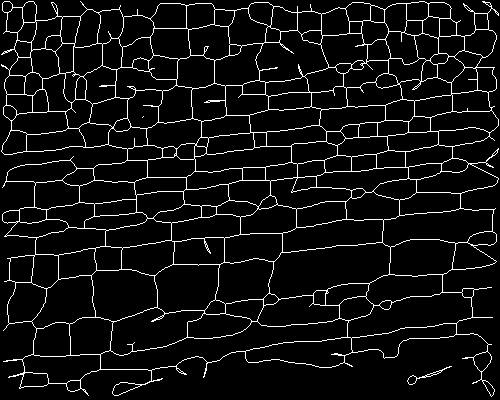
#> input picture connected_skeletons/2-1_connected.png, 500 x 400 px
$ python -i connect_endpoints.py   (imports and definitions only)
#> lines starting #> are read from the running program, lines starting #| are printed output that depends on the picture
from PIL import Image
import numpy as np
import matplotlib.pyplot as plt
from scipy.ndimage import binary_dilation, binary_erosion
from skimage.morphology import skeletonize
import cv2
import glob
import os

def find_endpoints(skeleton):
    """Find endpoints of the skeleton."""
    kernel = np.array([[1, 1, 1],
                       [1, 0, 1],
                       [1, 1, 1]], dtype=np.uint8)
    neighbor_count = cv2.filter2D(skeleton.astype(np.uint8), -1, kernel)
    endpoints = (skeleton == 1) & (neighbor_count == 1)
    y_coords, x_coords = np.where(endpoints)
    return list(zip(x_coords, y_coords))

def find_intersection_points(skeleton):
    """Find intersection points (junctions) in the skeleton."""
    kernel = np.array([[1, 1, 1],
                       [1, 0, 1],
                       [1, 1, 1]], dtype=np.uint8)
    neighbor_count = cv2.filter2D(skeleton.astype(np.uint8), -1, kernel)
    intersections = (skeleton == 1) & (neighbor_count > 2)
    y_coords, x_coords = np.where(intersections)
    return list(zip(x_coords, y_coords))

def get_neighbors(point, skeleton):
    """Get all skeleton neighbors of a point."""
    x, y = point
    neighbors = []
    for dx in [-1, 0, 1]:
        for dy in [-1, 0, 1]:
            if dx == 0 and dy == 0:
                continue
            nx, ny = x + dx, y + dy
            if (0 <= ny < skeleton.shape[0] and 0 <= nx < skeleton.shape[1] and
                skeleton[ny, nx] == 1):
                neighbors.append((nx, ny))
    return neighbors

def trace_branch_from_endpoint(endpoint, skeleton, max_length=50):
    """Trace a branch from an endpoint to get its direction and length."""
    path = [endpoint]
    current = endpoint
    visited = {current}

    while len(path) < max_length:
        neighbors = get_neighbors(current, skeleton)
        unvisited_neighbors = [n for n in neighbors if n not in visited]

        if len(unvisited_neighbors) == 0:
            break
        elif len(unvisited_neighbors) == 1:
            current = unvisited_neighbors[0]
            visited.add(current)
            path.append(current)
        else:
            # Hit a junction, stop here
            break

    return path

def get_branch_direction(branch_path):
    """Get the direction vector of a branch from its path."""
    if len(branch_path) < 2:
        return None

    # Use weighted average focusing on the last part of the branch
    if len(branch_path) <= 3:
        # Short branch - use simple direction
        start = branch_path[0]
        end = branch_path[-1]
        dx = end[0] - start[0]
        dy = end[1] - start[1]
    else:
        # Longer branch - use weighted direction with emphasis on endpoint
        dx_sum = 0
        dy_sum = 0
        total_weight = 0

        for i in range(len(branch_path) - 1):
            # Weight increases towards the endpoint
            weight = (i + 1) ** 2  # Quadratic weighting
            p1 = branch_path[i]
            p2 = branch_path[i + 1]

            segment_dx = p2[0] - p1[0]
            segment_dy = p2[1] - p1[1]

            dx_sum += segment_dx * weight
            dy_sum += segment_dy * weight
            total_weight += weight

        if total_weight > 0:
            dx = dx_sum / total_weight
            dy = dy_sum / total_weight
        else:
            return None

    # Normalize
    length = np.sqrt(dx**2 + dy**2)
    if length == 0:
        return None

    return (dx / length, dy / length)

def is_in_search_cone(from_point, to_point, direction, cone_angle_degrees=120):
    """Check if to_point is within the search cone from from_point in the given direction."""
    if direction is None:
        return True  # If no direction, allow all angles

    # Vector from from_point to to_point
    dx = to_point[0] - from_point[0]
    dy = to_point[1] - from_point[1]

    # Normalize
    length = np.sqrt(dx**2 + dy**2)
    if length == 0:
        return False

    dx /= length
    dy /= length

    # Calculate angle between direction and vector to target
    dot_product = direction[0] * dx + direction[1] * dy

    # Clamp dot product to valid range for arccos
    dot_product = np.clip(dot_product, -1.0, 1.0)
    angle_radians = np.arccos(dot_product)
    angle_degrees = np.degrees(angle_radians)

    return angle_degrees <= cone_angle_degrees / 2

def find_closest_endpoint_in_cone(endpoint, branch_path, all_endpoints, all_intersections, skeleton, baseline_distance=25):
    """Find the closest endpoint or intersection within the search cone."""
    branch_length = len(branch_path)
    direction = get_branch_direction(branch_path)

    # Calculate maximum search distance based on branch length
    max_search_distance = max(baseline_distance, int(branch_length * 1.5))

    print(f"    Endpoint at {endpoint}: branch length {branch_length}, max search {max_search_distance}")

    best_target = None
    min_distance = float('inf')
    target_type = None

    # Check all endpoints
    for other_endpoint in all_endpoints:
        if other_endpoint == endpoint:
            continue

        # Calculate distance
        distance = np.sqrt((other_endpoint[0] - endpoint[0])**2 +
                          (other_endpoint[1] - endpoint[1])**2)

        # Skip if too far
        if distance > max_search_distance:
            continue

        # Check if in search cone (120 degrees)
        if not is_in_search_cone(endpoint, other_endpoint, direction, cone_angle_degrees=120):
            continue

        # This is a valid target
        if distance < min_distance:
            min_distance = distance
            best_target = other_endpoint
            target_type = "endpoint"

    # Also check all intersections
    for intersection in all_intersections:
        # Calculate distance
        distance = np.sqrt((intersection[0] - endpoint[0])**2 +
                          (intersection[1] - endpoint[1])**2)

        # Skip if too far
        if distance > max_search_distance:
            continue

        # Check if in search cone (120 degrees)
        if not is_in_search_cone(endpoint, intersection, direction, cone_angle_degrees=120):
            continue

        # This is a valid target
        if distance < min_distance:
            min_distance = distance
            best_target = intersection
            target_type = "intersection"

    if best_target:
        print(f"      Found {target_type} at {best_target}, distance: {min_distance:.1f}")
    else:
        print(f"      No valid target found in cone")

    return best_target, min_distance if best_target else None, target_type

def create_connection_line(point1, point2):
    """Create a line between two points using Bresenham's algorithm."""
    x1, y1 = point1
    x2, y2 = point2

    points = []
    dx = abs(x2 - x1)
    dy = abs(y2 - y1)
    sx = 1 if x1 < x2 else -1
    sy = 1 if y1 < y2 else -1
    err = dx - dy

    x, y = x1, y1
    while True:
        points.append((x, y))

        if x == x2 and y == y2:
            break

        e2 = 2 * err
        if e2 > -dy:
            err -= dy
            x += sx
        if e2 < dx:
            err += dx
            y += sy

    return points

def connect_endpoints(skeleton, baseline_distance=15):
    """Connect endpoints to other nearby endpoints or intersections within search cones."""
    endpoints = find_endpoints(skeleton)
    intersections = find_intersection_points(skeleton)
    print(f"Found {len(endpoints)} endpoints and {len(intersections)} intersections to process")

    if len(endpoints) < 1:
        print("No endpoints to connect")
        return skeleton, []

    # Get branch information for each endpoint
    endpoint_info = {}
    for endpoint in endpoints:
        branch_path = trace_branch_from_endpoint(endpoint, skeleton)
        endpoint_info[endpoint] = {
            'path': branch_path,
            'length': len(branch_path),
            'direction': get_branch_direction(branch_path)
        }

    connected_skeleton = skeleton.copy()
    connections_made = []
    used_endpoints = set()

    # Sort endpoints by branch length (longer branches get priority)
    sorted_endpoints = sorted(endpoints, key=lambda ep: endpoint_info[ep]['length'], reverse=True)

    for endpoint in sorted_endpoints:
        if endpoint in used_endpoints:
            continue

        branch_info = endpoint_info[endpoint]

        # Find closest valid target (endpoint or intersection)
        target_point, distance, target_type = find_closest_endpoint_in_cone(
            endpoint, branch_info['path'], endpoints, intersections, skeleton, baseline_distance
        )

        if target_point:
            # Don't connect to already used endpoints, but intersections are always fair game
            if target_type == "endpoint" and target_point in used_endpoints:
                continue

            # Create connection
            connection_line = create_connection_line(endpoint, target_point)

            # Add connection to skeleton
            for x, y in connection_line:
                if (0 <= y < connected_skeleton.shape[0] and
                    0 <= x < connected_skeleton.shape[1]):
                    connected_skeleton[y, x] = 1

            connections_made.append({
                'from': endpoint,
                'to': target_point,
                'distance': distance,
                'from_length': branch_info['length'],
                'target_type': target_type,
                'line': connection_line
            })

            # Mark endpoint as used (but not intersections, they can have multiple connections)
            used_endpoints.add(endpoint)
            if target_type == "endpoint":
                used_endpoints.add(target_point)

            print(f"  ✓ Connected {endpoint} to {target_type} {target_point} (distance: {distance:.1f})")

    print(f"Made {len(connections_made)} connections")
    return connected_skeleton, connections_made

def process_skeleton_file(skeleton_path, num_iterations=3):
    """Process a single skeleton file to connect endpoints with multiple iterations."""
#> called with skeleton_path = 'connected_skeletons/2-1_connected.png', num_iterations = 3
    # Load skeleton
    skeleton_img = Image.open(skeleton_path).convert('L')
#> skeleton_img is the input picture: PIL image 500x400 L; 6.6% white in thin lines or dots
    skeleton_array = np.array(skeleton_img)
    skeleton = (skeleton_array > 128).astype(np.uint8)
#> skeleton: shape (400, 500); values 0 (black) and 1 (white), 6.6% white in thin lines or dots

    print(f"\nProcessing: {skeleton_path}")

    # Get initial statistics
    initial_endpoints = find_endpoints(skeleton)
#> in find_endpoints, `neighbor_count = cv2.filter2D(skeleton.astype(np.uint8), -1, kernel)`:
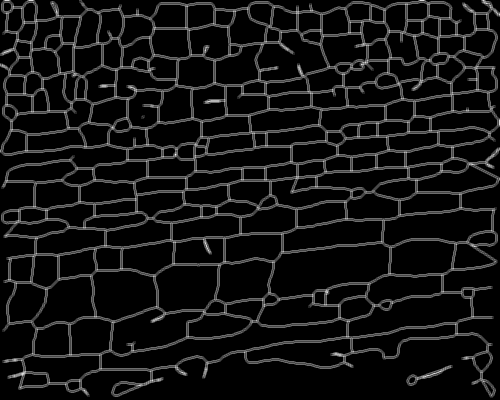
#> neighbor_count: shape (400, 500); min 0, max 7, mean 0.527; drawn with min black and max white
#> in find_endpoints, `endpoints = (skeleton == 1) & (neighbor_count == 1)`:
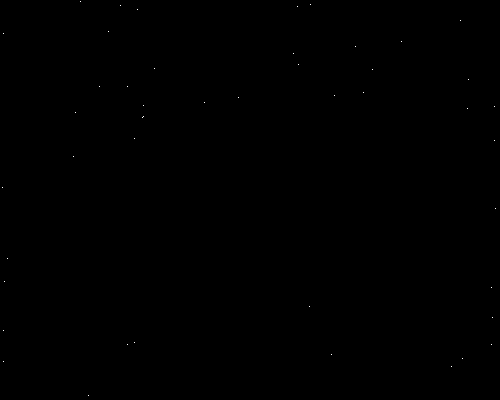
#> endpoints: shape (400, 500) bool; 0.02% white in thin lines or dots
#> in find_endpoints, `y_coords, x_coords = np.where(endpoints)`: y_coords = 46 values from 1 to 395; x_coords = 46 values, max 495 at index 31, min 2 at index 30, mean 245.1
#> initial_endpoints = 46 pairs, first value 2 to 495, second value 1 to 395
    initial_intersections = find_intersection_points(skeleton)
#> in find_intersection_points, `intersections = (skeleton == 1) & (neighbor_count > 2)`:
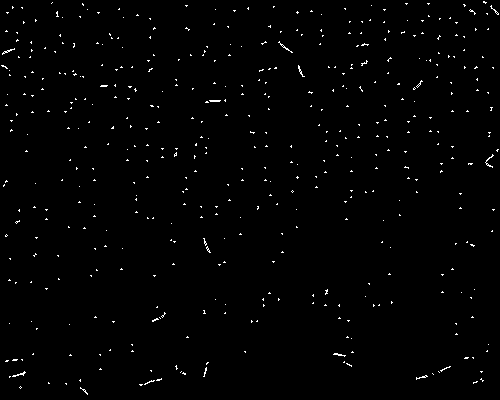
#> intersections: shape (400, 500) bool; 1% white in thin lines or dots
#> in find_intersection_points, `y_coords, x_coords = np.where(intersections)`: y_coords = 2031 values from 1 to 394; x_coords = 2031 values, max 498 at index 111, min 1 at index 483, mean 247.7
#> initial_intersections = 2031 pairs, first value 1 to 498, second value 1 to 394
    print(f"Initial: {len(initial_endpoints)} endpoints, {len(initial_intersections)} intersections")
#| Initial: 46 endpoints, 2031 intersections

    # Create figure for all iterations
    fig, axes = plt.subplots(num_iterations + 1, 3, figsize=(15, 5*(num_iterations + 1)))

    # Show original in first row
    axes[0, 0].imshow(skeleton, cmap='gray')
    if initial_endpoints:
        end_y, end_x = zip(*[(p[1], p[0]) for p in initial_endpoints])
#> end_y = 46 values from 1 to 395; end_x = 46 values, max 495 at index 31, min 2 at index 30, mean 245.1
        axes[0, 0].scatter(end_x, end_y, c='blue', s=30, marker='s', alpha=0.8, label='Endpoints')
    if initial_intersections:
        int_y, int_x = zip(*[(p[1], p[0]) for p in initial_intersections])
#> int_y = 2031 values from 1 to 394; int_x has the same summary as x_coords in find_intersection_points
        axes[0, 0].scatter(int_x, int_y, c='red', s=30, marker='o', alpha=0.8, label='Intersections')
    axes[0, 0].set_title(f'Original\n{len(initial_endpoints)} endpoints, {len(initial_intersections)} intersections')
    axes[0, 0].legend()
    axes[0, 0].axis('off')

    # Hide unused plots in first row
    axes[0, 1].axis('off')
    axes[0, 2].axis('off')

    # Process multiple iterations
    current_skeleton = skeleton.copy()
    all_connections = []

    for iteration in range(num_iterations):
        print(f"\nIteration {iteration + 1}/{num_iterations}")

        # Connect endpoints for this iteration
        connected_skeleton, connections = connect_endpoints(current_skeleton)
        all_connections.extend(connections)

        # Get statistics for this iteration
        iter_endpoints = find_endpoints(connected_skeleton)
        iter_intersections = find_intersection_points(connected_skeleton)

        # Show results for this iteration
        row = iteration + 1

        # Original with current endpoints
        axes[row, 0].imshow(current_skeleton, cmap='gray')
        cur_endpoints = find_endpoints(current_skeleton)
        cur_intersections = find_intersection_points(current_skeleton)
        if cur_endpoints:
            end_y, end_x = zip(*[(p[1], p[0]) for p in cur_endpoints])
            axes[row, 0].scatter(end_x, end_y, c='blue', s=30, marker='s', alpha=0.8)
        if cur_intersections:
            int_y, int_x = zip(*[(p[1], p[0]) for p in cur_intersections])
            axes[row, 0].scatter(int_x, int_y, c='red', s=30, marker='o', alpha=0.8)
        axes[row, 0].set_title(f'Before Iteration {iteration + 1}\n{len(cur_endpoints)} endpoints')
        axes[row, 0].axis('off')

        # Connections made this iteration
        axes[row, 1].imshow(current_skeleton, cmap='gray')
        endpoint_connections = [c for c in connections if c['target_type'] == 'endpoint']
        intersection_connections = [c for c in connections if c['target_type'] == 'intersection']

        # Draw connections
        for i, conn in enumerate(endpoint_connections):
            from_point = conn['from']
            to_point = conn['to']
            color = plt.cm.Set3(i % 12)
            axes[row, 1].plot([from_point[0], to_point[0]], [from_point[1], to_point[1]],
                        color=color, linewidth=3, alpha=0.8, linestyle='-')

        for i, conn in enumerate(intersection_connections):
            from_point = conn['from']
            to_point = conn['to']
            color = plt.cm.Set1(i % 9)
            axes[row, 1].plot([from_point[0], to_point[0]], [from_point[1], to_point[1]],
                        color=color, linewidth=3, alpha=0.8, linestyle='--')

        axes[row, 1].set_title(f'Iteration {iteration + 1} Connections\n{len(connections)} made')
        axes[row, 1].axis('off')

        # Result after this iteration
        axes[row, 2].imshow(connected_skeleton, cmap='gray')
        if iter_endpoints:
            end_y, end_x = zip(*[(p[1], p[0]) for p in iter_endpoints])
            axes[row, 2].scatter(end_x, end_y, c='blue', s=30, marker='s', alpha=0.8)
        if iter_intersections:
            int_y, int_x = zip(*[(p[1], p[0]) for p in iter_intersections])
            axes[row, 2].scatter(int_x, int_y, c='red', s=30, marker='o', alpha=0.8)
        axes[row, 2].set_title(f'After Iteration {iteration + 1}\n{len(iter_endpoints)} endpoints')
        axes[row, 2].axis('off')

        # Update for next iteration
        current_skeleton = connected_skeleton.copy()

        # Break if no more connections can be made
        if len(connections) == 0:
            print(f"No more connections possible after iteration {iteration + 1}")
            break
#> this loop made 3 passes
#| Found 46 endpoints and 2031 intersections to process
#|     Endpoint at (492, 317): branch length 20, max search 30
#|     Endpoint at (491, 287): branch length 18, max search 27
#|     Endpoint at (401, 41): branch length 9, max search 15
#|     Endpoint at (468, 79): branch length 9, max search 15
#> (further printed lines are left out)
#> after the loop, all_connections = 135 items

    plt.suptitle(f'Endpoint Connection ({num_iterations} iterations): {os.path.basename(skeleton_path)}')
    plt.tight_layout()
    plt.show()
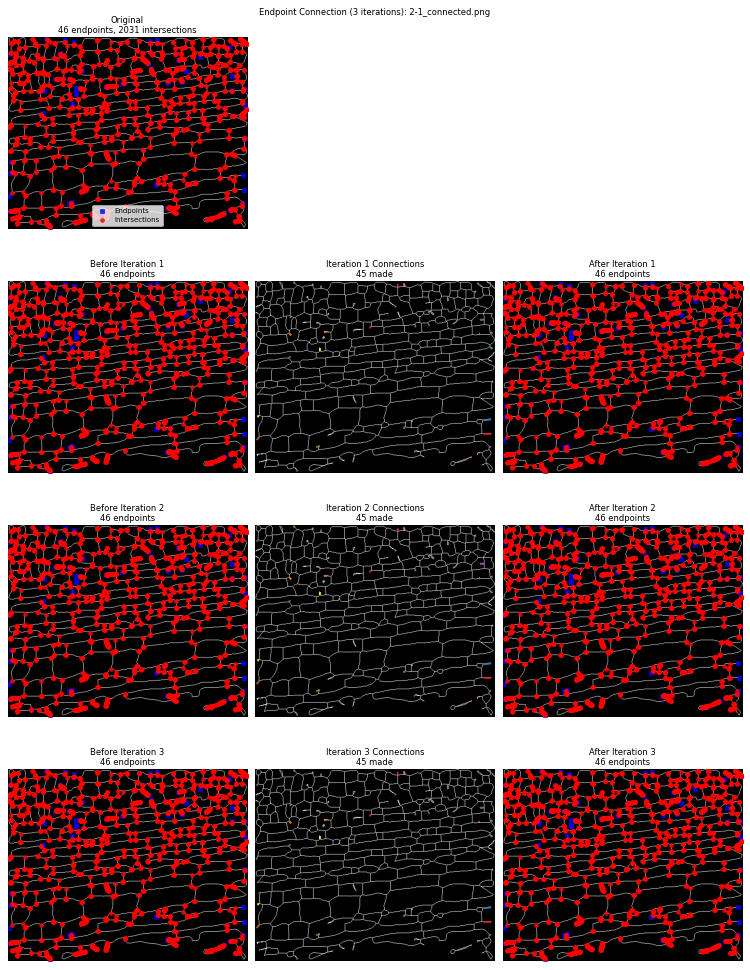
#> figure drawn by matplotlib, 10 panels

    return current_skeleton, all_connections

# [78 lines left out: functions save_connected_results, main, not called in this run]

# [2 lines not run here, left out]

>>> result = process_skeleton_file('connected_skeletons/2-1_connected.png')

$ run again, on connected_skeletons/3-1_connected.png
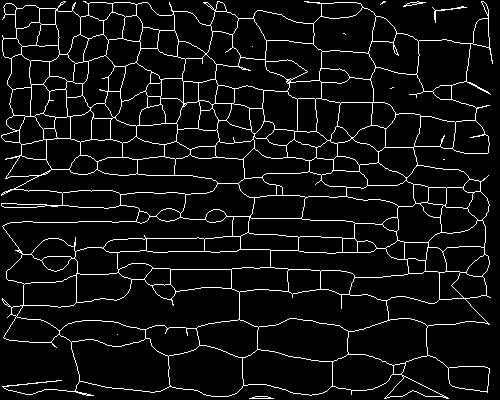
#> input picture connected_skeletons/3-1_connected.png, 500 x 400 px
#> in process_skeleton_file, skeleton_img is the input picture: PIL image 500x400 L; 6.6% white in thin lines or dots
#> skeleton: shape (400, 500); values 0 (black) and 1 (white), 6.6% white in thin lines or dots
#> in find_endpoints, `neighbor_count = cv2.filter2D(skeleton.astype(np.uint8), -1, kernel)`:
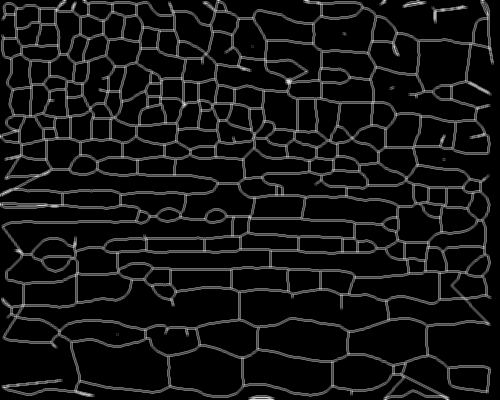
#> neighbor_count: shape (400, 500); min 0, max 7, mean 0.525; drawn with min black and max white
#> in find_endpoints, `y_coords, x_coords = np.where(endpoints)`: y_coords = 45 values from 1 to 398; x_coords = 45 values, max 492 at index 14, min 2 at index 7, mean 277.5
#> initial_endpoints = 45 pairs, first value 2 to 492, second value 1 to 398
#> in find_intersection_points, `intersections = (skeleton == 1) & (neighbor_count > 2)`:
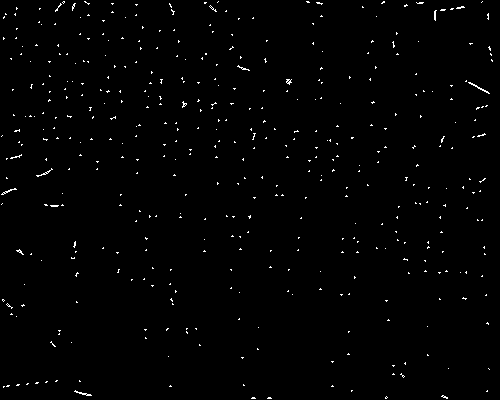
#> intersections: shape (400, 500) bool; 0.97% white in thin lines or dots
#> in find_intersection_points, `y_coords, x_coords = np.where(intersections)`: y_coords = 1934 values from 1 to 398; x_coords = 1934 values, max 492 at index 420, min 1 at index 919, mean 234.2
#> initial_intersections = 1934 pairs, first value 1 to 492, second value 1 to 398
#| Initial: 45 endpoints, 1934 intersections
#> in process_skeleton_file, `end_y, end_x = zip(*[(p[1], p[0]) for p in initial_endpoints])`: end_y = 45 values from 1 to 398; end_x = 45 values, max 492 at index 14, min 2 at index 7, mean 277.5
#> in process_skeleton_file, `int_y, int_x = zip(*[(p[1], p[0]) for p in initial_intersections])`: int_y = 1934 values from 1 to 398; int_x has the same summary as x_coords in find_intersection_points
#> the loop in process_skeleton_file, `for iteration in range(num_iterations):` made 3 passes
#| Found 45 endpoints and 1934 intersections to process
#|     Endpoint at (341, 308): branch length 14, max search 21
#> (further printed lines are left out)
#> after the loop in process_skeleton_file, `for iteration in range(num_iterations):`: all_connections = 126 items
